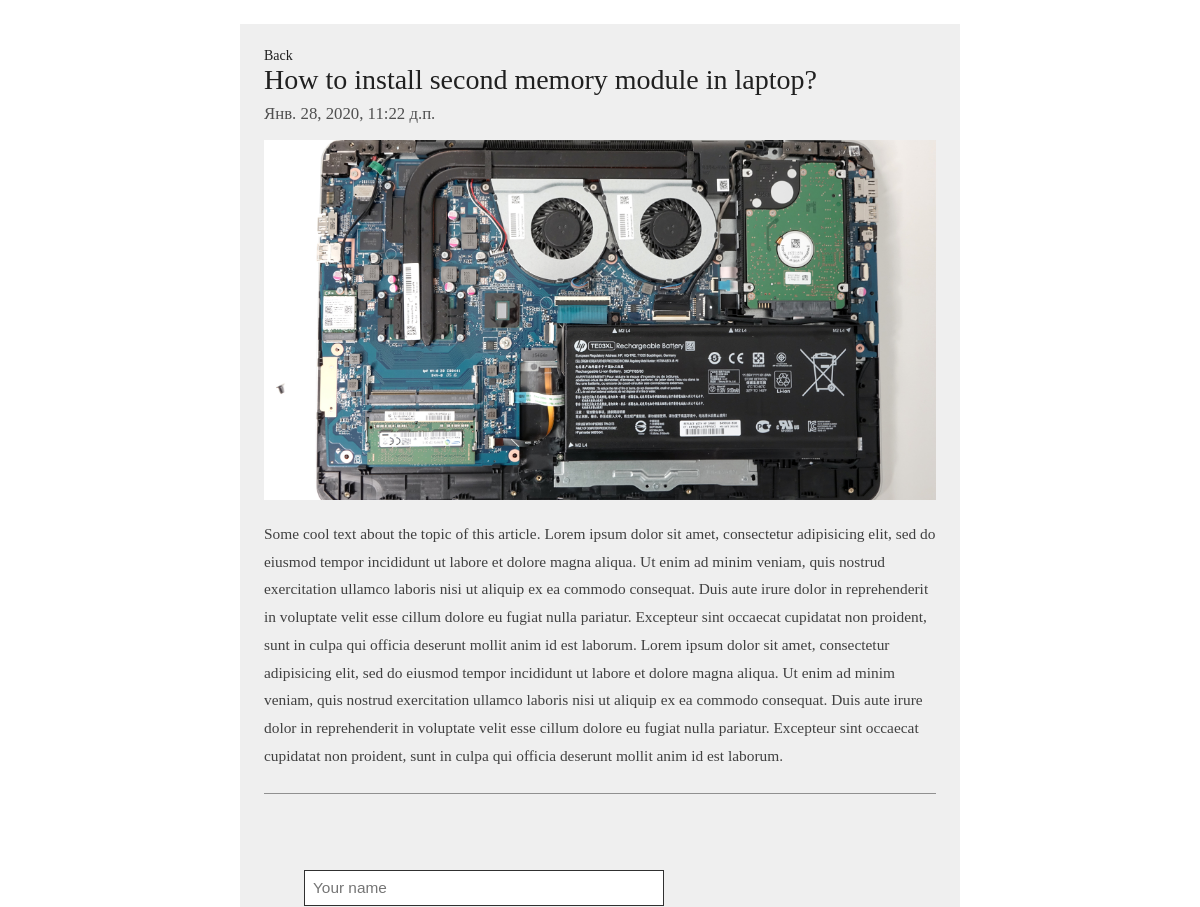
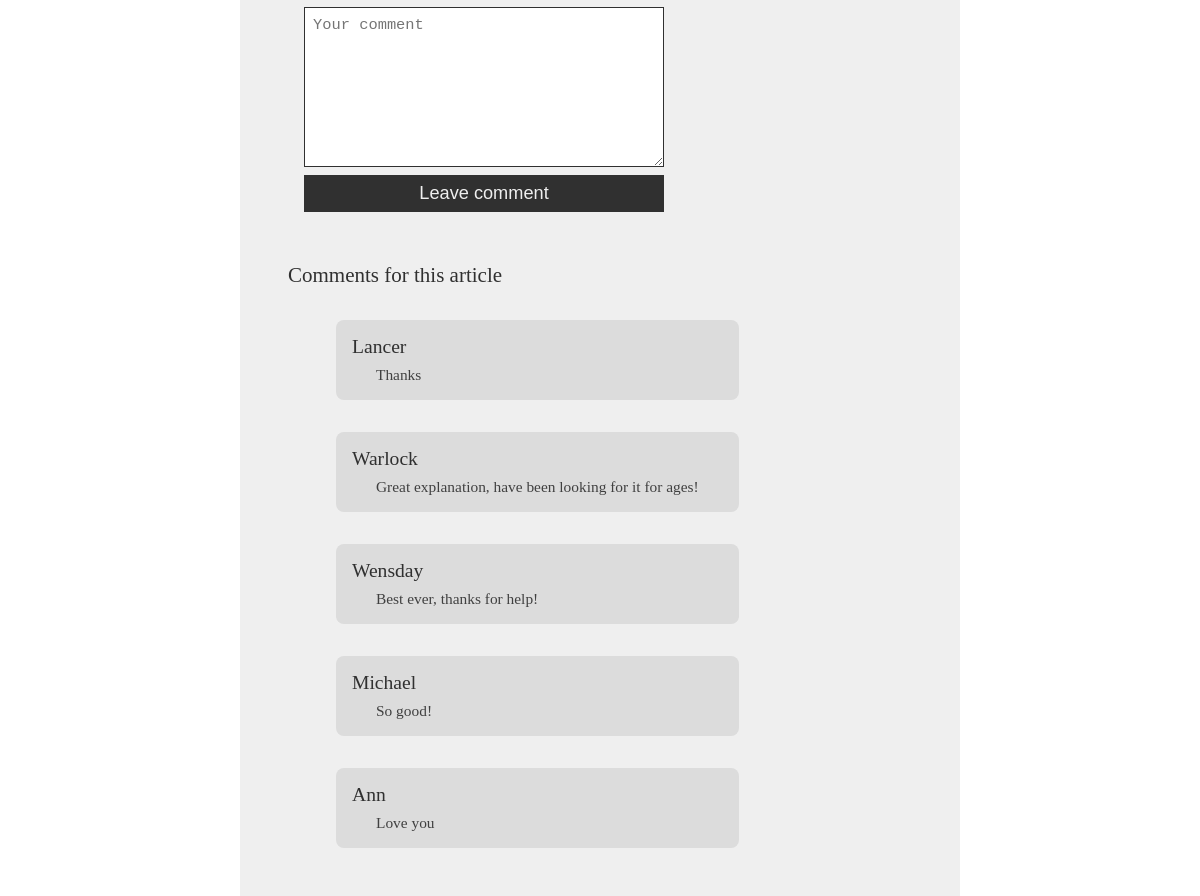
/articles/1/, run on the app's committed database (2 pictures, top to bottom).
### project_test/apps/articles/models.py (models this page shows, shortened)
class Article(models.Model):
	art_title = models.CharField("название статьи", max_length = 200)
	art_text = models.TextField("текст статьи")
	pub_date = models.DateTimeField("дата публикации")
	preview = models.ImageField(blank = True, upload_to = "images/articles/", help_text = "150px150px")
	class Meta:
		verbose_name = "Статья"
		verbose_name_plural = "Статьи"

class Comment(models.Model):
	art_id = models.ForeignKey(Article, on_delete = models.CASCADE)
	author = models.CharField("имя автора", max_length = 50)
	com_text = models.CharField("тект комментария", max_length = 300)
	class Meta:
		verbose_name = "Комментарий"
		verbose_name_plural = "Комментарии"

### project_test/apps/articles/views.py (the view)
# urls.py: path('<int:art_id>/', views.detail, name = 'detail'),
def detail(request, art_id):
	try:
		art = Article.objects.get(id = art_id)
	except:
		raise Http404("Article does not exist )=")
	comments_list = art.comment_set.order_by("id")
	return render(request, 'articles/detail.html', {"article": art, "comments_list": comments_list})

### project_test/templates/articles/detail.html (shortened to what this page needs)
{% extends 'base.html' %}
{% block content %}
<div class="art_main">
	<a href="{% url 'articles:index' %}" class="back_btn">Back</a>
	<div class="art_title">
		{{article.art_title}}
		<span class="pub_date">{{article.pub_date}}</span>
	</div>
	<div class="art_img" style="background-image: url({{article.preview.url}})"></div>
	<div class="art_text">{{article.art_text}}</div>
	<div class="comments_block">
		<form class="com_form" action="{% url 'articles:leave_comment' article.id %}" method="POST">
			<input type="text" placeholder="Your name" name="full_name">
			<textarea class="form_text" placeholder="Your comment" name="text"></textarea>
			<button type="submit">Leave comment</button>
		</form>
		<span class="com_title">Comments for this article</span>
		<ul class="comments_list">
			{% if comments_list %}
				{% for comment in comments_list %}
					<div class="comment">
						<div class="com_author">{{comment.author}}</div>
						<div class="com_text">{{comment.com_text}}</div>
					</div>
				{% endfor %}
			{% else %}
				<h2>There is no comments for this article.</h2>
			{% endif %}
		</ul>
	</div>
</div>
{% endblock %}

### project_test/templates/base.html (shortened to what this page needs)
<!DOCTYPE html>
{% load static %}
<html>
<head>
	<link rel="stylesheet" type="text/css" href="{% static 'css/style.css' %}">
</head>
<body>
	{% block content %}{% endblock %}
</body>
</html>

### project_test/static/css/style.css (style rules this page uses)
* { margin: 0; padding: 0; box-sizing: border-box; text-decoration: none; }
body { font-size: 14px; }
a { color: #202020; }
.art_main { width: 60vw; margin-left: auto; margin-right: auto; padding: 2vw; margin-top: 3vh; font-family: "Halvetica"; display: flex; flex-flow: column wrap; background-color: #efefef; }
.art_title { font-size: 2em; color: #202020; width: 100%; flex-flow: column wrap; }
.pub_date { display: flex; color: #505050; font-size: 0.6em; margin-top: 1vh; }
.art_img { background-size: 100%; background-position: center; background-repeat: no-repeat; width: 100%; height: 45vh; margin-top: 2vh; }
.art_text { margin-top: 2.5vh; color: #404040; font-size: 1.1em; line-height: 1.8em; }
.comments_block { border-top: 0.2vh solid #909090; width: 100%; padding: 2vw; margin-top: 2vw; font-family: "Halvetica"; }
.com_title { color: #303030; font-size: 1.5em; display: flex; }
.com_form { display: flex; flex-flow: column wrap; justify-content: center; width: 30vw; height: 40vh; margin: 2vh; }
.com_form input { width: 100%; font-size: 1.1em; padding: 1vh; color: #505050; border: 0.1vh solid #303030; outline: none; }
.form_text { margin-top: 1vh; width: 100%; height: 20vh; font-size: 1.1em; padding: 1vh; color: #505050; border: 0.1vh solid #303030; outline: none; }
.com_form button { margin-top: 1vh; padding: 1vh; background: #303030; color: #efefef; font-size: 1.3em; outline: none; border: none; cursor: pointer; }
.comments_list { margin-top: 4vh; padding-left: 4vw; }
.comment { max-width: 70%; margin-top: 4vh; padding: 2vh; background-color: gainsboro; border-radius: 1vh; font-family: "Halvetica"; }
.com_author { color: #303030; font-size: 1.4em; margin-bottom: 1vh; }
.com_text { padding-left: 2vw; font-size: 1.1em; color: #404040; }

### data on the page
Article: art_title "How to install second memory module in laptop?", pub_date "Янв. 28, 2020, 11:22 д.п.", preview (picture), art_text "Some cool text about the topic of this article. Lorem ipsum dolor sit amet, consectetur adipisicing elit, sed do eiusmod tempor incididunt ut labore et dolore magna aliqua. Ut enim ad minim veniam, quis nostrud exercitation ullamco laboris nisi ut aliquip ex ea commodo consequat. Duis aute irure dolor in reprehenderit in voluptate velit esse cillum dolore eu fugiat nulla pariatur. Excepteur sint occaecat cupidatat non proident, sunt in culpa qui officia deserunt mollit anim id est laborum. Lorem ipsum dolor sit amet, consectetur adipisicing elit, sed do eiusmod tempor incididunt ut labore et dolore magna aliqua. Ut enim ad minim veniam, quis nostrud exercitation ullamco laboris nisi ut…"
Comment: author "Lancer", com_text "Thanks"
Comment: author "Warlock", com_text "Great explanation, have been looking for it for ages!"
Comment: author "Wensday", com_text "Best ever, thanks for help!"
Comment: author "Michael", com_text "So good!"
Comment: author "Ann", com_text "Love you"
